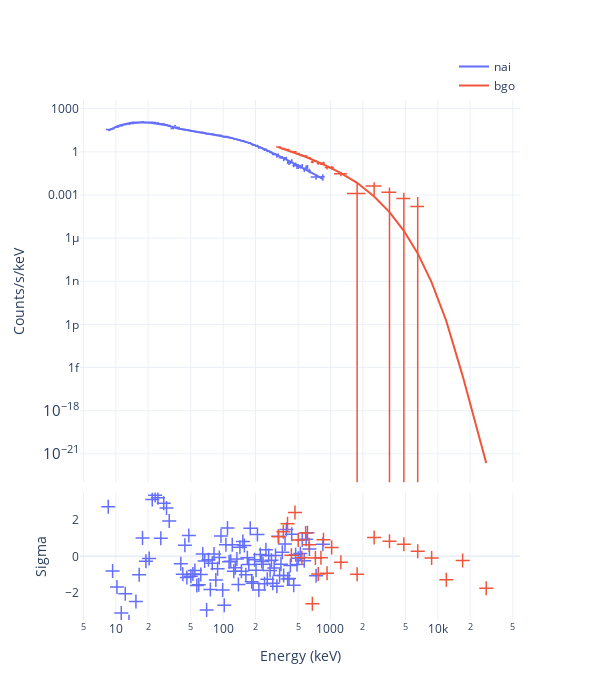

Notebook source saved alongside this figure:
### Code cell
fig = Plot.infer_ctsspec(post, style='CE', show=True)
fig.write_html('quickstart/ctsspec.html')
